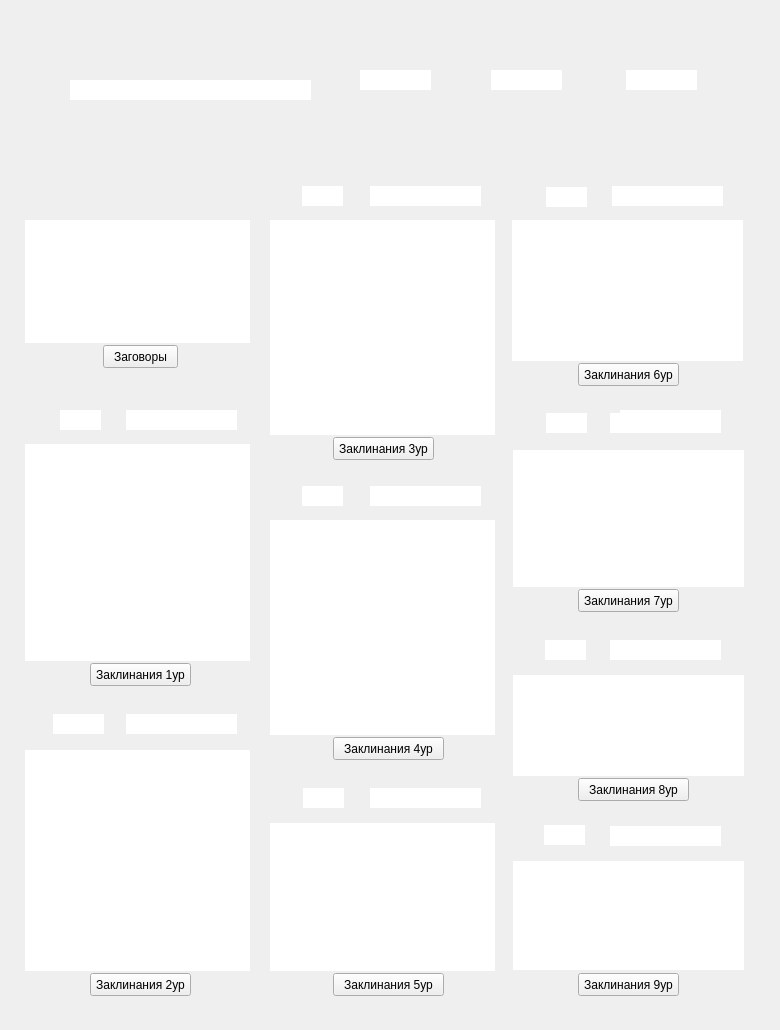
   <widget class="QWidget" name="tab_3">
    <attribute name="title">
     <string>Заклинания и умения</string>
    </attribute>
    <widget class="QLabel" name="label_3">
     <property name="geometry">
      <rect>
       <x>0</x>
       <y>0</y>
       <width>771</width>
       <height>1021</height>
      </rect>
     </property>
     <property name="text">
      <string/>
     </property>
     <property name="pixmap">
      <pixmap>data/images/CharacterSheet3.JPG</pixmap>
     </property>
    </widget>
    <widget class="QListView" name="CONTRIPS">
     <property name="geometry">
      <rect>
       <x>25</x>
       <y>220</y>
       <width>225</width>
       <height>123</height>
      </rect>
     </property>
     <property name="frameShape">
      <enum>QFrame::NoFrame</enum>
     </property>
    </widget>
    <widget class="QListView" name="SPELLS_1">
     <property name="geometry">
      <rect>
       <x>25</x>
       <y>444</y>
       <width>225</width>
       <height>217</height>
      </rect>
     </property>
     <property name="frameShape">
      <enum>QFrame::NoFrame</enum>
     </property>
    </widget>
    <widget class="QListView" name="SPELLS_2">
     <property name="geometry">
      <rect>
       <x>25</x>
       <y>750</y>
       <width>225</width>
       <height>221</height>
      </rect>
     </property>
     <property name="frameShape">
      <enum>QFrame::NoFrame</enum>
     </property>
    </widget>
    <widget class="QListView" name="SPELLS_3">
     <property name="geometry">
      <rect>
       <x>270</x>
       <y>220</y>
       <width>225</width>
       <height>215</height>
      </rect>
     </property>
     <property name="frameShape">
      <enum>QFrame::NoFrame</enum>
     </property>
    </widget>
    <widget class="QListView" name="SPELLS_4">
     <property name="geometry">
      <rect>
       <x>270</x>
       <y>520</y>
       <width>225</width>
       <height>215</height>
      </rect>
     </property>
     <property name="frameShape">
      <enum>QFrame::NoFrame</enum>
     </property>
    </widget>
    <widget class="QListView" name="SPELLS_5">
     <property name="geometry">
      <rect>
       <x>270</x>
       <y>823</y>
       <width>225</width>
       <height>148</height>
      </rect>
     </property>
     <property name="frameShape">
      <enum>QFrame::NoFrame</enum>
     </property>
    </widget>
    <widget class="QListView" name="SPELLS_6">
     <property name="geometry">
      <rect>
       <x>512</x>
       <y>220</y>
       <width>231</width>
       <height>141</height>
      </rect>
     </property>
     <property name="frameShape">
      <enum>QFrame::NoFrame</enum>
     </property>
    </widget>
    <widget class="QListView" name="SPELLS_7">
     <property name="geometry">
      <rect>
       <x>513</x>
       <y>450</y>
       <width>231</width>
       <height>137</height>
      </rect>
     </property>
     <property name="frameShape">
      <enum>QFrame::NoFrame</enum>
     </property>
    </widget>
    <widget class="QListView" name="SPELLS_8">
     <property name="geometry">
      <rect>
       <x>513</x>
       <y>675</y>
       <width>231</width>
       <height>101</height>
      </rect>
     </property>
     <property name="frameShape">
      <enum>QFrame::NoFrame</enum>
     </property>
    </widget>
    <widget class="QListView" name="SPELLS_9">
     <property name="geometry">
      <rect>
       <x>513</x>
       <y>861</y>
       <width>231</width>
       <height>109</height>
      </rect>
     </property>
     <property name="frameShape">
      <enum>QFrame::NoFrame</enum>
     </property>
    </widget>
    <widget class="QPushButton" name="ADD_CONTRIPS">
     <property name="geometry">
      <rect>
       <x>103</x>
       <y>345</y>
       <width>75</width>
       <height>23</height>
      </rect>
     </property>
     <property name="text">
      <string>Заговоры</string>
     </property>
    </widget>
    <widget class="QPushButton" name="ADD_SPELL_1">
     <property name="geometry">
      <rect>
       <x>90</x>
       <y>663</y>
       <width>101</width>
       <height>23</height>
      </rect>
     </property>
     <property name="text">
      <string>Заклинания 1ур</string>
     </property>
    </widget>
    <widget class="QPushButton" name="ADD_SPELL_2">
     <property name="geometry">
      <rect>
       <x>90</x>
       <y>973</y>
       <width>101</width>
       <height>23</height>
      </rect>
     </property>
     <property name="text">
      <string>Заклинания 2ур</string>
     </property>
    </widget>
    <widget class="QPushButton" name="ADD_SPELL_3">
     <property name="geometry">
      <rect>
       <x>333</x>
       <y>437</y>
       <width>101</width>
       <height>23</height>
      </rect>
     </property>
     <property name="text">
      <string>Заклинания 3ур</string>
     </property>
    </widget>
    <widget class="QPushButton" name="ADD_SPELL_4">
     <property name="geometry">
      <rect>
       <x>333</x>
       <y>737</y>
       <width>111</width>
       <height>23</height>
      </rect>
     </property>
     <property name="text">
      <string>Заклинания 4ур</string>
     </property>
    </widget>
    <widget class="QPushButton" name="ADD_SPELL_5">
     <property name="geometry">
      <rect>
       <x>333</x>
       <y>973</y>
       <width>111</width>
       <height>23</height>
      </rect>
     </property>
     <property name="text">
      <string>Заклинания 5ур</string>
     </property>
    </widget>
    <widget class="QPushButton" name="ADD_SPELL_6">
     <property name="geometry">
      <rect>
       <x>578</x>
       <y>363</y>
       <width>101</width>
       <height>23</height>
      </rect>
     </property>
     <property name="text">
      <string>Заклинания 6ур</string>
     </property>
    </widget>
    <widget class="QPushButton" name="ADD_SPELL_7">
     <property name="geometry">
      <rect>
       <x>578</x>
       <y>589</y>
       <width>101</width>
       <height>23</height>
      </rect>
     </property>
     <property name="text">
      <string>Заклинания 7ур</string>
     </property>
    </widget>
    <widget class="QPushButton" name="ADD_SPELL_8">
     <property name="geometry">
      <rect>
       <x>578</x>
       <y>778</y>
       <width>111</width>
       <height>23</height>
      </rect>
     </property>
     <property name="text">
      <string>Заклинания 8ур</string>
     </property>
    </widget>
    <widget class="QPushButton" name="ADD_SPELL_9">
     <property name="geometry">
      <rect>
       <x>578</x>
       <y>973</y>
       <width>101</width>
       <height>23</height>
      </rect>
     </property>
     <property name="text">
      <string>Заклинания 9ур</string>
     </property>
    </widget>
    <widget class="QLineEdit" name="SPELLCASTING_CLASS">
     <property name="geometry">
      <rect>
       <x>70</x>
       <y>80</y>
       <width>241</width>
       <height>20</height>
      </rect>
     </property>
     <property name="frame">
      <bool>false</bool>
     </property>
    </widget>
    <widget class="QLineEdit" name="SPELLCASTING_ABILITY">
     <property name="geometry">
      <rect>
       <x>360</x>
       <y>70</y>
       <width>71</width>
       <height>20</height>
      </rect>
     </property>
     <property name="frame">
      <bool>false</bool>
     </property>
    </widget>
    <widget class="QLineEdit" name="SPELLCASTING_SAVE_DC">
     <property name="geometry">
      <rect>
       <x>491</x>
       <y>70</y>
       <width>71</width>
       <height>20</height>
      </rect>
     </property>
     <property name="frame">
      <bool>false</bool>
     </property>
    </widget>
    <widget class="QLineEdit" name="SPELL_ATTACK_BONUS">
     <property name="geometry">
      <rect>
       <x>626</x>
       <y>70</y>
       <width>71</width>
       <height>20</height>
      </rect>
     </property>
     <property name="frame">
      <bool>false</bool>
     </property>
    </widget>
    <widget class="QLineEdit" name="SPELL_SLOT_1_TOTAL">
     <property name="geometry">
      <rect>
       <x>60</x>
       <y>410</y>
       <width>41</width>
       <height>20</height>
      </rect>
     </property>
     <property name="frame">
      <bool>false</bool>
     </property>
    </widget>
    <widget class="QLineEdit" name="SPELL_SLOT_2_TOTAL">
     <property name="geometry">
      <rect>
       <x>53</x>
       <y>714</y>
       <width>51</width>
       <height>20</height>
      </rect>
     </property>
     <property name="frame">
      <bool>false</bool>
     </property>
    </widget>
    <widget class="QLineEdit" name="SPELL_SLOT_1_EXPENDED">
     <property name="geometry">
      <rect>
       <x>126</x>
       <y>410</y>
       <width>111</width>
       <height>20</height>
      </rect>
     </property>
     <property name="frame">
      <bool>false</bool>
     </property>
    </widget>
    <widget class="QLineEdit" name="SPELL_SLOT_2_EXPENDED">
     <property name="geometry">
      <rect>
       <x>126</x>
       <y>714</y>
       <width>111</width>
       <height>20</height>
      </rect>
     </property>
     <property name="frame">
      <bool>false</bool>
     </property>
    </widget>
    <widget class="QLineEdit" name="SPELL_SLOT_3_TOTAL">
     <property name="geometry">
      <rect>
       <x>302</x>
       <y>186</y>
       <width>41</width>
       <height>20</height>
      </rect>
     </property>
     <property name="frame">
      <bool>false</bool>
     </property>
    </widget>
    <widget class="QLineEdit" name="SPELL_SLOT_4_TOTAL">
     <property name="geometry">
      <rect>
       <x>302</x>
       <y>486</y>
       <width>41</width>
       <height>20</height>
      </rect>
     </property>
     <property name="frame">
      <bool>false</bool>
     </property>
    </widget>
    <widget class="QLineEdit" name="SPELL_SLOT_5_TOTAL">
     <property name="geometry">
      <rect>
       <x>303</x>
       <y>788</y>
       <width>41</width>
       <height>20</height>
      </rect>
     </property>
     <property name="frame">
      <bool>false</bool>
     </property>
    </widget>
    <widget class="QLineEdit" name="SPELL_SLOT_6_TOTAL">
     <property name="geometry">
      <rect>
       <x>546</x>
       <y>187</y>
       <width>41</width>
       <height>20</height>
      </rect>
     </property>
     <property name="frame">
      <bool>false</bool>
     </property>
    </widget>
    <widget class="QLineEdit" name="SPELL_SLOT_7_TOTAL">
     <property name="geometry">
      <rect>
       <x>546</x>
       <y>413</y>
       <width>41</width>
       <height>20</height>
      </rect>
     </property>
     <property name="frame">
      <bool>false</bool>
     </property>
    </widget>
    <widget class="QLineEdit" name="SPELLCASTING_ABILITY_11">
     <property name="geometry">
      <rect>
       <x>620</x>
       <y>410</y>
       <width>101</width>
       <height>20</height>
      </rect>
     </property>
     <property name="frame">
      <bool>false</bool>
     </property>
    </widget>
    <widget class="QLineEdit" name="SPELL_SLOT_8_TOTAL">
     <property name="geometry">
      <rect>
       <x>545</x>
       <y>640</y>
       <width>41</width>
       <height>20</height>
      </rect>
     </property>
     <property name="frame">
      <bool>false</bool>
     </property>
    </widget>
    <widget class="QLineEdit" name="SPELLCASTING_ABILITY_13">
     <property name="geometry">
      <rect>
       <x>610</x>
       <y>640</y>
       <width>111</width>
       <height>20</height>
      </rect>
     </property>
     <property name="frame">
      <bool>false</bool>
     </property>
    </widget>
    <widget class="QLineEdit" name="SPELL_SLOT_9_TOTAL">
     <property name="geometry">
      <rect>
       <x>544</x>
       <y>825</y>
       <width>41</width>
       <height>20</height>
      </rect>
     </property>
     <property name="frame">
      <bool>false</bool>
     </property>
    </widget>
    <widget class="QLineEdit" name="SPELL_SLOT_3_EXPENDED">
     <property name="geometry">
      <rect>
       <x>370</x>
       <y>186</y>
       <width>111</width>
       <height>20</height>
      </rect>
     </property>
     <property name="frame">
      <bool>false</bool>
     </property>
    </widget>
    <widget class="QLineEdit" name="SPELL_SLOT_4_EXPENDED">
     <property name="geometry">
      <rect>
       <x>370</x>
       <y>486</y>
       <width>111</width>
       <height>20</height>
      </rect>
     </property>
     <property name="frame">
      <bool>false</bool>
     </property>
    </widget>
    <widget class="QLineEdit" name="SPELL_SLOT_5_EXPENDED">
     <property name="geometry">
      <rect>
       <x>370</x>
       <y>788</y>
       <width>111</width>
       <height>20</height>
      </rect>
     </property>
     <property name="frame">
      <bool>false</bool>
     </property>
    </widget>
    <widget class="QLineEdit" name="SPELL_SLOT_6_EXPENDED">
     <property name="geometry">
      <rect>
       <x>612</x>
       <y>186</y>
       <width>111</width>
       <height>20</height>
      </rect>
     </property>
     <property name="frame">
      <bool>false</bool>
     </property>
    </widget>
    <widget class="QLineEdit" name="SPELL_SLOT_7_EXPENDED">
     <property name="geometry">
      <rect>
       <x>610</x>
       <y>413</y>
       <width>111</width>
       <height>20</height>
      </rect>
     </property>
     <property name="frame">
      <bool>false</bool>
     </property>
    </widget>
    <widget class="QLineEdit" name="SPELL_SLOT_8_EXPENDED">
     <property name="geometry">
      <rect>
       <x>610</x>
       <y>640</y>
       <width>111</width>
       <height>20</height>
      </rect>
     </property>
     <property name="frame">
      <bool>false</bool>
     </property>
    </widget>
    <widget class="QLineEdit" name="SPELL_SLOT_9_EXPENDED">
     <property name="geometry">
      <rect>
       <x>610</x>
       <y>826</y>
       <width>111</width>
       <height>20</height>
      </rect>
     </property>
     <property name="frame">
      <bool>false</bool>
     </property>
    </widget>
   </widget>
